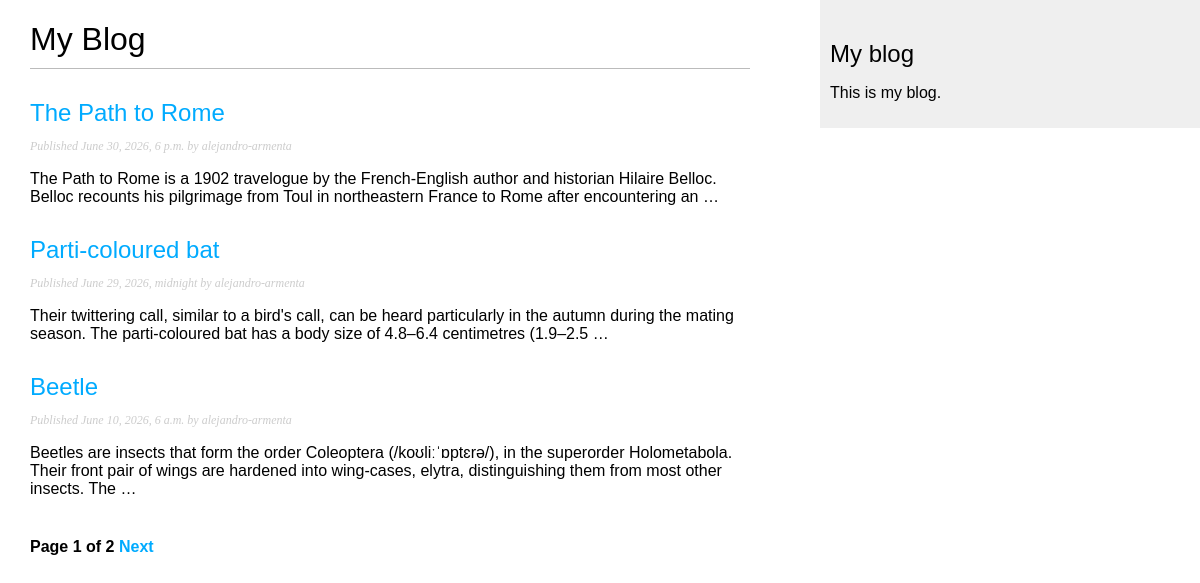
Screenshot of /blog/ with the database file from the repository.
### blog/models.py (models this page shows, shortened)
class Post(models.Model):
    class Status(models.TextChoices):
        DRAFT = "DF", "Draft"
        PUBLISHED = "PB", "Published"
    title = models.CharField(max_length=250)
    slug = models.SlugField(max_length=250, unique_for_date="publish")
    author = models.ForeignKey(
        settings.AUTH_USER_MODEL, on_delete=models.CASCADE, related_name="blog_posts"
    )
    body = models.TextField()
    publish = models.DateTimeField(default=timezone.now)
    created = models.DateTimeField(auto_now_add=True)
    updated = models.DateTimeField(auto_now=True)
    status = models.CharField(max_length=2, choices=Status, default=Status.DRAFT)
    objects = models.Manager()
    published = PublishedManager()
    tags = TaggableManager()
    class Meta:
        ordering = ["-publish"]
        indexes = [models.Index(fields=["-publish"])]
    def get_absolute_url(self):
        return reverse(
            "blog:post_detail",
            args=[
                self.publish.year,
                self.publish.month,
                self.publish.day,
                self.slug,
            ],
        )

### blog/views.py (the view)
# urls.py: path("", views.PostListView.as_view(), name="post_list"),
class PostListView(ListView):
    queryset = Post.published.all()
    context_object_name = "posts"
    paginate_by = 3
    template_name = "blog/post/list.html"

### blog/templates/blog/post/list.html (shortened to what this page needs)
{% extends "blog/base.html" %}
{% block content %}
    <h1>My Blog</h1>
    {% for post in posts %}
        <h2>
            <a href="{{ post.get_absolute_url }}">
                {{ post.title }}
            </a>
        </h2>
        <p class="date">
            Published {{ post.publish }} by {{ post.author }}
        </p>
        {{ post.body|truncatewords:30|linebreaks }}
    {% endfor %}
    {% include "pagination.html" with page=page_obj %}
{% endblock %}

### blog/static/css/blog.css (style rules this page uses)
body { margin:0; padding:0; font-family:helvetica, sans-serif; }
a { color:#00abff; text-decoration:none; }
h1 { font-weight:normal; border-bottom:1px solid #bbb; padding:0 0 10px 0; }
h2 { font-weight:normal; margin:30px 0 0; }
p.date { color:#ccc; font-family: georgia, serif; font-size: 12px; font-style: italic; }

### rows the page displays
Post: title "The Path to Rome", publish "June 30, 2026, 6 p.m.", author "alejandro-armenta", body "The Path to Rome is a 1902 travelogue by the French-English author and historian Hilaire Belloc. Belloc recounts his pilgrimage from Toul in northeastern France to Rome after encountering an …"
Post: title "Parti-coloured bat", publish "June 29, 2026, midnight", author "alejandro-armenta", body "Their twittering call, similar to a bird's call, can be heard particularly in the autumn during the mating season. The parti-coloured bat has a body size of 4.8–6.4 centimetres (1.9–2.5 …"
Post: title "Beetle", publish "June 10, 2026, 6 a.m.", author "alejandro-armenta", body "Beetles are insects that form the order Coleoptera (/koʊliːˈɒptɛrə/), in the superorder Holometabola. Their front pair of wings are hardened into wing-cases, elytra, distinguishing them from most other insects. The …"

### other values shown
{{ page.number }} "1"
{{ page.paginator.num_pages }} "2"
